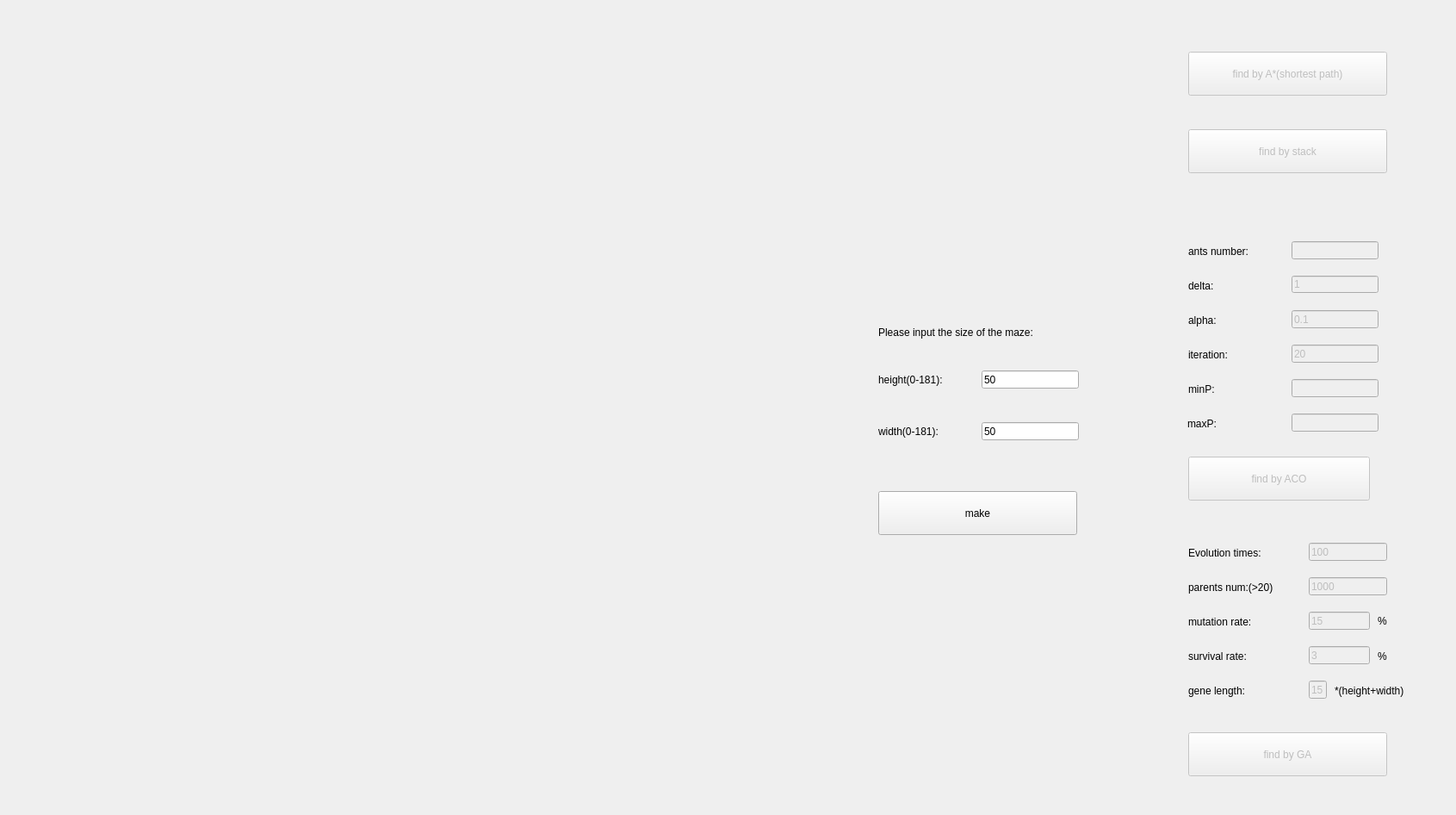
<?xml version="1.0" encoding="UTF-8"?>
<ui version="4.0">
 <class>Widget</class>
 <widget class="QWidget" name="Widget">
  <property name="geometry">
   <rect>
    <x>0</x>
    <y>0</y>
    <width>1691</width>
    <height>946</height>
   </rect>
  </property>
  <property name="windowTitle">
   <string>Widget</string>
  </property>
  <widget class="QLabel" name="label">
   <property name="geometry">
    <rect>
     <x>1020</x>
     <y>360</y>
     <width>321</width>
     <height>51</height>
    </rect>
   </property>
   <property name="text">
    <string>Please input the size of the maze:</string>
   </property>
  </widget>
  <widget class="QLabel" name="label_2">
   <property name="geometry">
    <rect>
     <x>1020</x>
     <y>420</y>
     <width>111</width>
     <height>41</height>
    </rect>
   </property>
   <property name="text">
    <string>height(0-181):</string>
   </property>
  </widget>
  <widget class="QLabel" name="label_3">
   <property name="geometry">
    <rect>
     <x>1020</x>
     <y>480</y>
     <width>101</width>
     <height>41</height>
    </rect>
   </property>
   <property name="text">
    <string>width(0-181):</string>
   </property>
  </widget>
  <widget class="QPushButton" name="findButton">
   <property name="enabled">
    <bool>false</bool>
   </property>
   <property name="geometry">
    <rect>
     <x>1380</x>
     <y>60</y>
     <width>231</width>
     <height>51</height>
    </rect>
   </property>
   <property name="text">
    <string>find by A*(shortest path)</string>
   </property>
  </widget>
  <widget class="QLineEdit" name="heightLineEdit">
   <property name="geometry">
    <rect>
     <x>1140</x>
     <y>430</y>
     <width>113</width>
     <height>21</height>
    </rect>
   </property>
   <property name="text">
    <string>50</string>
   </property>
  </widget>
  <widget class="QLineEdit" name="widthLineEdit">
   <property name="geometry">
    <rect>
     <x>1140</x>
     <y>490</y>
     <width>113</width>
     <height>21</height>
    </rect>
   </property>
   <property name="text">
    <string>50</string>
   </property>
  </widget>
  <widget class="QPushButton" name="makeButton">
   <property name="geometry">
    <rect>
     <x>1020</x>
     <y>570</y>
     <width>231</width>
     <height>51</height>
    </rect>
   </property>
   <property name="text">
    <string>make</string>
   </property>
  </widget>
  <widget class="QPushButton" name="pushButton">
   <property name="enabled">
    <bool>false</bool>
   </property>
   <property name="geometry">
    <rect>
     <x>1380</x>
     <y>150</y>
     <width>231</width>
     <height>51</height>
    </rect>
   </property>
   <property name="text">
    <string>find by stack</string>
   </property>
  </widget>
  <widget class="QLabel" name="label_5">
   <property name="geometry">
    <rect>
     <x>1380</x>
     <y>630</y>
     <width>141</width>
     <height>23</height>
    </rect>
   </property>
   <property name="text">
    <string>Evolution times:</string>
   </property>
  </widget>
  <widget class="QLineEdit" name="lineEdit">
   <property name="enabled">
    <bool>false</bool>
   </property>
   <property name="geometry">
    <rect>
     <x>1520</x>
     <y>630</y>
     <width>91</width>
     <height>21</height>
    </rect>
   </property>
   <property name="text">
    <string>100</string>
   </property>
  </widget>
  <widget class="QPushButton" name="pushButton_2">
   <property name="enabled">
    <bool>false</bool>
   </property>
   <property name="geometry">
    <rect>
     <x>1380</x>
     <y>850</y>
     <width>231</width>
     <height>51</height>
    </rect>
   </property>
   <property name="text">
    <string>find by GA</string>
   </property>
  </widget>
  <widget class="QLabel" name="label_4">
   <property name="geometry">
    <rect>
     <x>1380</x>
     <y>670</y>
     <width>141</width>
     <height>23</height>
    </rect>
   </property>
   <property name="text">
    <string>parents num:(&gt;20)</string>
   </property>
  </widget>
  <widget class="QLineEdit" name="lineEdit_2">
   <property name="enabled">
    <bool>false</bool>
   </property>
   <property name="geometry">
    <rect>
     <x>1520</x>
     <y>670</y>
     <width>91</width>
     <height>21</height>
    </rect>
   </property>
   <property name="text">
    <string>1000</string>
   </property>
  </widget>
  <widget class="QLabel" name="label_6">
   <property name="geometry">
    <rect>
     <x>1380</x>
     <y>710</y>
     <width>131</width>
     <height>23</height>
    </rect>
   </property>
   <property name="text">
    <string>mutation rate:</string>
   </property>
  </widget>
  <widget class="QLineEdit" name="lineEdit_3">
   <property name="enabled">
    <bool>false</bool>
   </property>
   <property name="geometry">
    <rect>
     <x>1520</x>
     <y>710</y>
     <width>71</width>
     <height>21</height>
    </rect>
   </property>
   <property name="text">
    <string>15</string>
   </property>
  </widget>
  <widget class="QLabel" name="label_7">
   <property name="geometry">
    <rect>
     <x>1600</x>
     <y>700</y>
     <width>60</width>
     <height>41</height>
    </rect>
   </property>
   <property name="text">
    <string>%</string>
   </property>
  </widget>
  <widget class="QLabel" name="label_8">
   <property name="geometry">
    <rect>
     <x>1380</x>
     <y>750</y>
     <width>131</width>
     <height>23</height>
    </rect>
   </property>
   <property name="text">
    <string>survival rate:</string>
   </property>
  </widget>
  <widget class="QLabel" name="label_9">
   <property name="geometry">
    <rect>
     <x>1600</x>
     <y>750</y>
     <width>60</width>
     <height>23</height>
    </rect>
   </property>
   <property name="text">
    <string>%</string>
   </property>
  </widget>
  <widget class="QLineEdit" name="lineEdit_4">
   <property name="enabled">
    <bool>false</bool>
   </property>
   <property name="geometry">
    <rect>
     <x>1520</x>
     <y>750</y>
     <width>71</width>
     <height>21</height>
    </rect>
   </property>
   <property name="text">
    <string>3</string>
   </property>
  </widget>
  <widget class="QLineEdit" name="lineEdit_5">
   <property name="enabled">
    <bool>false</bool>
   </property>
   <property name="geometry">
    <rect>
     <x>1520</x>
     <y>790</y>
     <width>21</width>
     <height>21</height>
    </rect>
   </property>
   <property name="text">
    <string>15</string>
   </property>
  </widget>
  <widget class="QLabel" name="label_10">
   <property name="geometry">
    <rect>
     <x>1380</x>
     <y>790</y>
     <width>111</width>
     <height>23</height>
    </rect>
   </property>
   <property name="text">
    <string>gene length:</string>
   </property>
  </widget>
  <widget class="QLabel" name="label_11">
   <property name="geometry">
    <rect>
     <x>1550</x>
     <y>790</y>
     <width>141</width>
     <height>23</height>
    </rect>
   </property>
   <property name="text">
    <string>*(height+width)</string>
   </property>
  </widget>
  <widget class="QLabel" name="label_12">
   <property name="geometry">
    <rect>
     <x>1380</x>
     <y>280</y>
     <width>111</width>
     <height>23</height>
    </rect>
   </property>
   <property name="text">
    <string>ants number:</string>
   </property>
  </widget>
  <widget class="QLabel" name="label_13">
   <property name="geometry">
    <rect>
     <x>1380</x>
     <y>320</y>
     <width>101</width>
     <height>23</height>
    </rect>
   </property>
   <property name="text">
    <string>delta:</string>
   </property>
  </widget>
  <widget class="QLabel" name="label_14">
   <property name="geometry">
    <rect>
     <x>1380</x>
     <y>360</y>
     <width>101</width>
     <height>23</height>
    </rect>
   </property>
   <property name="text">
    <string>alpha: </string>
   </property>
  </widget>
  <widget class="QLabel" name="label_15">
   <property name="geometry">
    <rect>
     <x>1380</x>
     <y>400</y>
     <width>101</width>
     <height>23</height>
    </rect>
   </property>
   <property name="text">
    <string>iteration: </string>
   </property>
  </widget>
  <widget class="QLabel" name="label_16">
   <property name="geometry">
    <rect>
     <x>1380</x>
     <y>440</y>
     <width>81</width>
     <height>23</height>
    </rect>
   </property>
   <property name="text">
    <string>minP: </string>
   </property>
  </widget>
  <widget class="QLabel" name="label_17">
   <property name="geometry">
    <rect>
     <x>1379</x>
     <y>480</y>
     <width>91</width>
     <height>23</height>
    </rect>
   </property>
   <property name="text">
    <string>maxP:</string>
   </property>
  </widget>
  <widget class="QLineEdit" name="antsLineEdit">
   <property name="enabled">
    <bool>false</bool>
   </property>
   <property name="geometry">
    <rect>
     <x>1500</x>
     <y>280</y>
     <width>101</width>
     <height>21</height>
    </rect>
   </property>
   <property name="text">
    <string/>
   </property>
  </widget>
  <widget class="QLineEdit" name="deltaLineEdit">
   <property name="enabled">
    <bool>false</bool>
   </property>
   <property name="geometry">
    <rect>
     <x>1500</x>
     <y>320</y>
     <width>101</width>
     <height>20</height>
    </rect>
   </property>
   <property name="text">
    <string>1</string>
   </property>
  </widget>
  <widget class="QLineEdit" name="alphaLineEdit">
   <property name="enabled">
    <bool>false</bool>
   </property>
   <property name="geometry">
    <rect>
     <x>1500</x>
     <y>360</y>
     <width>101</width>
     <height>21</height>
    </rect>
   </property>
   <property name="text">
    <string>0.1</string>
   </property>
  </widget>
  <widget class="QLineEdit" name="iterLineEdit">
   <property name="enabled">
    <bool>false</bool>
   </property>
   <property name="geometry">
    <rect>
     <x>1500</x>
     <y>400</y>
     <width>101</width>
     <height>21</height>
    </rect>
   </property>
   <property name="text">
    <string>20</string>
   </property>
  </widget>
  <widget class="QLineEdit" name="minLineEdit">
   <property name="enabled">
    <bool>false</bool>
   </property>
   <property name="geometry">
    <rect>
     <x>1500</x>
     <y>440</y>
     <width>101</width>
     <height>21</height>
    </rect>
   </property>
   <property name="text">
    <string/>
   </property>
  </widget>
  <widget class="QLineEdit" name="maxLineEdit">
   <property name="enabled">
    <bool>false</bool>
   </property>
   <property name="geometry">
    <rect>
     <x>1500</x>
     <y>480</y>
     <width>101</width>
     <height>21</height>
    </rect>
   </property>
   <property name="text">
    <string/>
   </property>
  </widget>
  <widget class="QPushButton" name="findAcoButton">
   <property name="enabled">
    <bool>false</bool>
   </property>
   <property name="geometry">
    <rect>
     <x>1380</x>
     <y>530</y>
     <width>211</width>
     <height>51</height>
    </rect>
   </property>
   <property name="text">
    <string>find by ACO</string>
   </property>
  </widget>
 </widget>
 <resources/>
 <connections/>
</ui>
